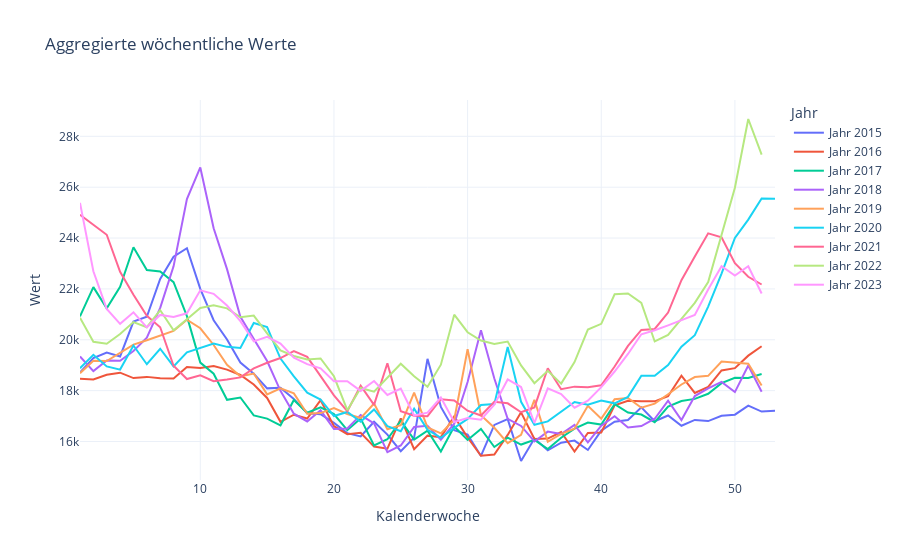

Notebook source saved alongside this figure:
### Code cell
df = pd.read_csv('data/combined.csv')

fig = go.Figure()
for year in df['Year'].unique():
    df_year = df[(df['Year'] == year) & (df['Age'] == 'gesamt')]
    fig.add_trace(go.Scatter(
        x=df_year['Week'],
        y=df_year['Value'],
        mode='lines',
        name=f'Jahr {year}'
    ))

# Layout anpassen
fig.update_layout(
    title='Aggregierte wöchentliche Werte',
    xaxis_title='Kalenderwoche',
    yaxis_title='Wert',
    legend_title='Jahr',
    template='plotly_white'
)

# Diagramm anzeigen
fig.show()
